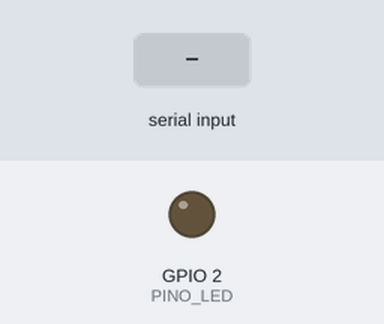
Recording of a sketch running on a simulated ESP32. Parts: output pins drawn as LEDs (lit = HIGH). Inputs (shaded band) come from the test bench. What the sketch prints to the serial monitor is not drawn.

Above: at 1.7 s.
1.8 s: "1" received over the second serial link
At 3.71 s:
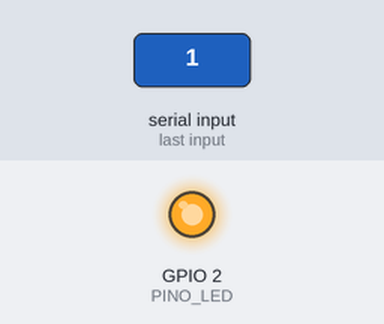
Timing chart, 0 to 10.8 s (numbered marks = the images above; inputs shaded):
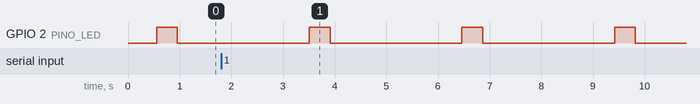

The sketch:

diag_r200.ino
```cpp
// diag_r200.ino — diagnostico da UART entre o ESP32 e o modulo UHF R200
//
// Ferramenta de bancada, nao o firmware do projeto. Sem PC no meio: o ESP32
// manda sozinho o comando de versao de hardware pela Serial2, varrendo as
// velocidades da lista BAUDS, e imprime no monitor serial (115200) tudo que
// voltar, em hexadecimal, alem do nivel de repouso do pino RX2. Serve para
// mexer nos fios com o monitor aberto e ver a resposta aparecer, e para
// descobrir em que velocidade o modulo esta: e a que devolver um frame
// limpo comecando com BB 01 03.
//
// Como ler:
//   RX2 em repouso = 1  -> o TXD do R200 esta ligado e o modulo esta ligado
//                          (pull-up interno desligado, entao e prova real)
//   RX2 em repouso = 0  -> fio TXD solto, sem contato no furo, trocado,
//                          ou modulo sem energia
//   resposta BB 01 03 ... -> UART funcionando nos dois sentidos
//   nenhuma resposta com RX2 = 1 -> o R200 nao esta recebendo: RXD solto,
//                                    trocado, ou a linha presa pelo CH340
//   "linha: ..." na pausa   -> algo passou no RX2 sem ser perguntado; as
//                              duracoes decodificam em qualquer velocidade,
//                              e um baixo de milissegundos e reinicio do R200
//
// Ligacao: docs/HARDWARE_R200.md, secao 3.

#include <Arduino.h>
#include <driver/gpio.h>

static const uint32_t BAUD = 115200;  // monitor serial (USB)
static const uint32_t BAUDS[] = {9600, 19200, 38400, 57600, 115200, 230400};
static const size_t N_BAUDS = sizeof(BAUDS) / sizeof(BAUDS[0]);
static const int PINO_RX2 = 16;
static const int PINO_TX2 = 17;
static const int PINO_LED = 2;
static const unsigned long PAUSA_MS = 2500;  // entre envios, vigiando a linha

static void vigiar_pausa(unsigned long tx_ms);

// AA 00 03 00 01 00 04 DD — versao de hardware (este modulo usa AA...DD, nao BB...7E)
static const uint8_t CMD_VERSAO_HW[] = {0xAA, 0x00, 0x03, 0x00, 0x01, 0x00, 0x04, 0xDD};

void setup() {
    Serial.begin(BAUD);
    Serial2.begin(BAUDS[0], SERIAL_8N1, PINO_RX2, PINO_TX2);
    // O driver da UART liga um pull-up interno no RX2, que sozinho ja daria
    // "repouso = 1" com o fio solto. Troca por pull-down fraco: agora so le 1
    // se o TXD do R200 estiver de fato segurando a linha em nivel alto.
    gpio_pullup_dis((gpio_num_t)PINO_RX2);
    gpio_pulldown_en((gpio_num_t)PINO_RX2);
    pinMode(PINO_LED, OUTPUT);
    delay(500);
    Serial.println();
    Serial.println("[diag] ESP32 <-> R200 pela Serial2 (RX2=16, TX2=17) a 115200");
    Serial.println("[diag] versao de hardware em cada velocidade da lista, em ciclo");
}

void loop() {
    static size_t i = 0;
    uint32_t baud = BAUDS[i];
    i = (i + 1) % N_BAUDS;
    Serial2.updateBaudRate(baud);
    delay(50);

    int repouso = digitalRead(PINO_RX2);
    Serial.print("RX2 em repouso = ");
    Serial.print(repouso);
    Serial.print(" | ");
    Serial.print(baud);
    Serial.print(" baud | TX: ");
    for (size_t i = 0; i < sizeof(CMD_VERSAO_HW); i++) {
        if (CMD_VERSAO_HW[i] < 0x10) Serial.print('0');
        Serial.print(CMD_VERSAO_HW[i], HEX);
        Serial.print(' ');
    }

    while (Serial2.available()) Serial2.read();  // limpa lixo anterior
    digitalWrite(PINO_LED, HIGH);
    Serial2.write(CMD_VERSAO_HW, sizeof(CMD_VERSAO_HW));
    Serial2.flush();

    unsigned long inicio = millis();
    int recebidos = 0;
    Serial.print("| RX: ");
    while (millis() - inicio < 400) {
        while (Serial2.available()) {
            uint8_t b = Serial2.read();
            if (b < 0x10) Serial.print('0');
            Serial.print(b, HEX);
            Serial.print(' ');
            recebidos++;
        }
    }
    digitalWrite(PINO_LED, LOW);
    if (recebidos == 0) Serial.print("(sem resposta)");
    Serial.println();
    vigiar_pausa(inicio);
    if (i == 0) Serial.println("----");
}

// Entre um envio e outro nada deveria acontecer na linha. Fica olhando o RX2
// durante a pausa, como um analisador logico de pobre: guarda o instante de
// cada transicao e imprime as duracoes, em microssegundos, alternando nivel
// baixo e alto. Com isso da para decodificar no PC em qualquer velocidade, e
// a menor duracao entrega o tempo de bit de quem esta falando. Se o R200
// reiniciar, o TXD dele solta e o pull-down segura o RX2 em 0 por
// milissegundos. Os bytes que a Serial2 pegar na velocidade do ciclo tambem
// saem, como "fora de hora". A pausa longa separa os envios o bastante para
// associar cada bipe a uma velocidade so.
static const int MAX_TRANSICOES = 1500;
static uint32_t transicoes[MAX_TRANSICOES];

static void vigiar_pausa(unsigned long tx_ms) {
    unsigned long inicio = millis();
    int n = 0;
    int nivel = 1;
    // So o GPIO no laco, para nao perder pulso curto.
    while (millis() - inicio < PAUSA_MS) {
        int agora = gpio_get_level((gpio_num_t)PINO_RX2);
        if (agora != nivel) {
            nivel = agora;
            if (n < MAX_TRANSICOES) transicoes[n++] = micros();
        }
    }

    int bytes_fora = 0;
    while (Serial2.available()) {
        uint8_t b = Serial2.read();
        if (bytes_fora == 0) Serial.print("   fora de hora: ");
        if (b < 0x10) Serial.print('0');
        Serial.print(b, HEX);
        Serial.print(' ');
        bytes_fora++;
    }
    if (bytes_fora > 0) Serial.println();

    if (n > 0) {
        Serial.print("   linha: ");
        Serial.print(n);
        Serial.print(" transicoes, a primeira em +");
        Serial.print(transicoes[0] / 1000 - tx_ms);
        Serial.println(" ms do TX");
        Serial.print("   duracoes (us, baixo/alto alternados): ");
        for (int k = 1; k < n; k++) {
            Serial.print(transicoes[k] - transicoes[k - 1]);
            Serial.print(' ');
        }
        Serial.println();
        if (n == MAX_TRANSICOES) Serial.println("   (buffer cheio, resto perdido)");
    }
}
```

Measured:
- by itself, GPIO 2 (PINO_LED): alternates HIGH for 0.40 s and LOW for 2.6 s
